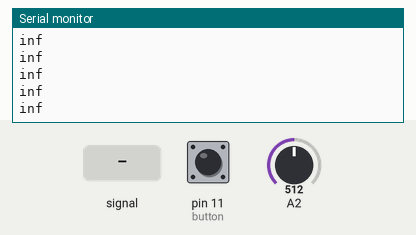
A sketch run on a simulated Arduino Uno, built with avr-gcc and run on an emulated ATmega328P. Shown: the last lines printed to the serial monitor. Inputs (shaded band) come from the test bench; at power-on: A2 = 512, pin 11 (button) HIGH.

Above: at 1.2 s.
1.3 s: A2 fed a 200 Hz sine of ±81 counts around its level
At 3.28 s:
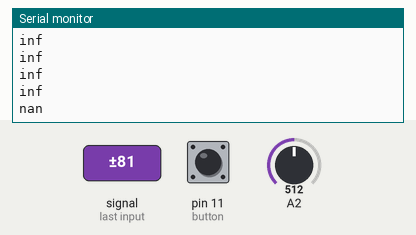
4.3 s: A2 set to 716
At 4.57 s:
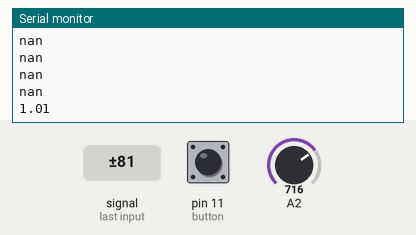
6.1 s: A2 fed a 2 Hz sine of ±306 counts around its level
At 6.29 s:
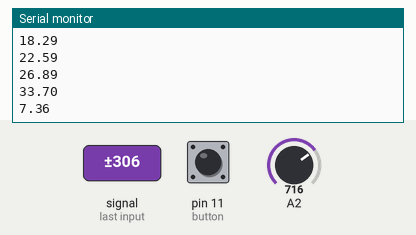
7.6 s: pin 11 (button) pulled LOW for 0.15 s
At 8.22 s:
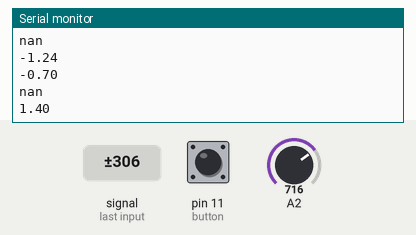
9.2 s: pin 11 (button) pulled LOW for 1 s
At 10.37 s:
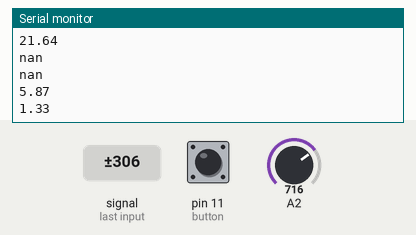
11.7 s: A2 set to 900
At 11.88 s:
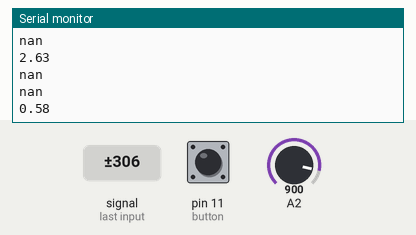
Timing chart, 0 to 14.2 s (numbered marks = the images above; inputs shaded):
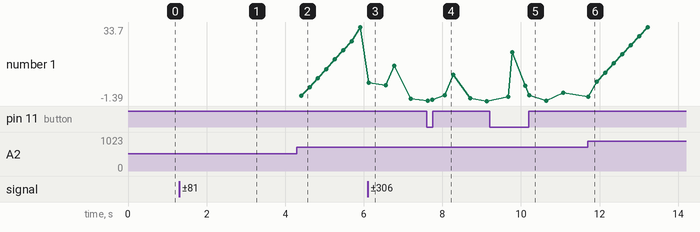

The sketch:

IR.ino
```cpp
const int button = 11;

double baseline = 0;
boolean state;
int result;

void setup() {
  // put your setup code here, to run once:

  pinMode(button, INPUT_PULLUP);

  Serial.begin(9600);


}

void loop() {
  // put your main code here, to run repeatedly:

  state =  !digitalRead(button);

  if (!state) {

    if (baseline == 0) { //1st time
      baseline = avg(1000);

    }

    baseline = (avg(1000) + baseline) / 2;
  }

  result = avg(1000) - baseline;

  Serial.println( -6.2*log(result) + 33.7);


}

double avg(int times) {

  long sum = 0;

  for (int i = 0; i < times; i++) {
    sum += analogRead(A2);
  }

  return sum / times;

}
```

Measured:
- after the input at 1.3 s, the serial monitor: prints a new line after 1.8 s (image 1)
- after the input at 4.3 s, the serial monitor: prints a new line after 0.10 s (image 2)
- after the input at 6.1 s, the serial monitor: prints a new line at once (image 3)
- after the input at 7.6 s, the serial monitor: prints a new line after 0.14 s (image 4)
- after the input at 9.2 s, the serial monitor: prints a new line after 0.47 s (image 5)
- after the input at 11.7 s, the serial monitor: prints a new line at once (image 6)
- plotted number 1: 33.7 → -0.25 after the input at 6.1 s, -0.25 → -1.39 after the input at 7.6 s, -1.39 → 2.63 after the input at 9.2 s, 2.63 → 33.7 after the input at 11.7 s
